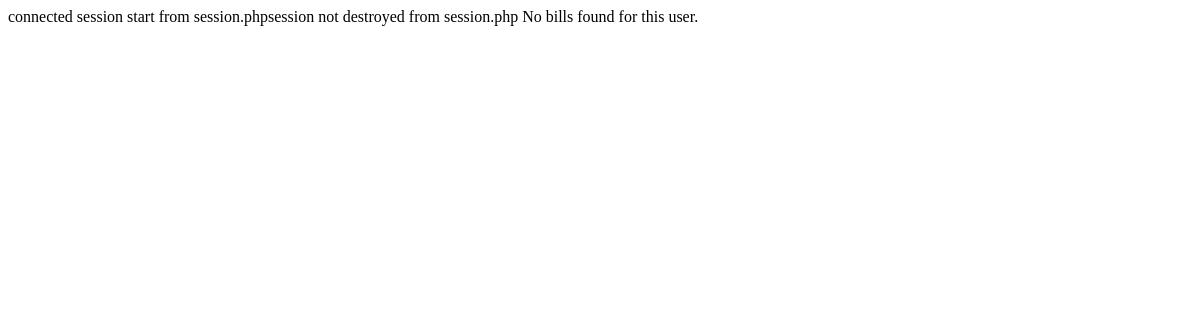
/users/user/Includes/billsRecord.php (signed in), run on an earlier commit of the app's database.
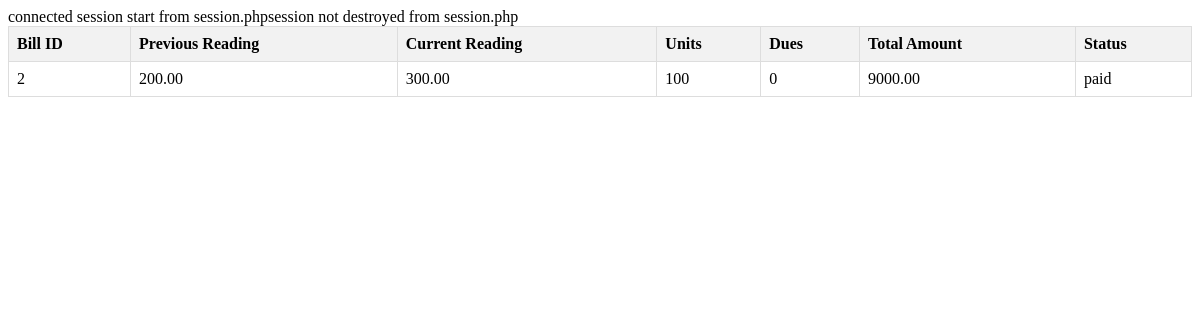
And on a later commit of the database.
### tables this page shows
CREATE TABLE `bill` (
  `bill_id` int(11) NOT NULL,
  `user_id` int(11) DEFAULT NULL,
  `reading_id` int(11) DEFAULT NULL,
  `tariff_id` int(11) DEFAULT NULL,
  `units` int(11) NOT NULL,
  `dues` int(11) NOT NULL DEFAULT 0,
  `total_amount` decimal(10,2) DEFAULT NULL,
  `payment_status` enum('paid','unpaid') DEFAULT 'unpaid'
);

CREATE TABLE `meter_reading` (
  `reading_id` int(11) NOT NULL,
  `user_id` int(11) DEFAULT NULL,
  `previous_reading_date` date DEFAULT NULL,
  `previous_reading_value` decimal(10,2) DEFAULT NULL,
  `current_reading_date` date DEFAULT NULL,
  `current_reading_value` decimal(10,2) DEFAULT NULL
);

### users/user/Includes/billsRecord.php (the view, shortened to what this page needs)
<?php
require_once('../../../connection/session.php');
$user_id =  $_SESSION['uid'];
$sql = "SELECT b.bill_id, m.previous_reading_value, m.current_reading_value, b.units, b.dues, b.total_amount, b.payment_status
        FROM bill b
        JOIN meter_reading m ON b.reading_id = m.reading_id
        WHERE b.user_id = $user_id
        AND b.payment_status = 'paid'";
$result = $con->query($sql);
?>
<!DOCTYPE html>
<html lang="en">
<head>
</head>
<body>
<?php
if ($result->num_rows > 0) {
    echo "<table>";
    echo "<tr><th>Bill ID</th><th>Previous Reading</th><th>Current Reading</th><th>Units</th><th>Dues</th><th>Total Amount</th><th>Status</th></tr>";
    while($row = $result->fetch_assoc()) {
        echo "<tr>";
        echo "<td>" . $row['bill_id'] . "</td>";
        echo "<td>" . $row['previous_reading_value'] . "</td>";
        echo "<td>" . $row['current_reading_value'] . "</td>";
        echo "<td>" . $row['units'] . "</td>";
        echo "<td>" . $row['dues'] . "</td>";
        echo "<td>" . $row['total_amount'] . "</td>";
        echo "<td>" . $row['payment_status'] . "</td>";
    }
    echo "</table>";
} else {
    echo "No bills found for this user.";
}
?>
</body>
</html>

What changed in the data, as far as the page shows it:
added bill: bill_id "2", reading.previous_reading_value "200.00", reading.current_reading_value "300.00", units "100", dues "0", total_amount "9000.00", payment_status "paid"
Also different on the page:
text no longer shown: "No bills found for this user."
text now shown: "Bill ID Previous Reading Current Reading Units Dues Total Amount Status"
